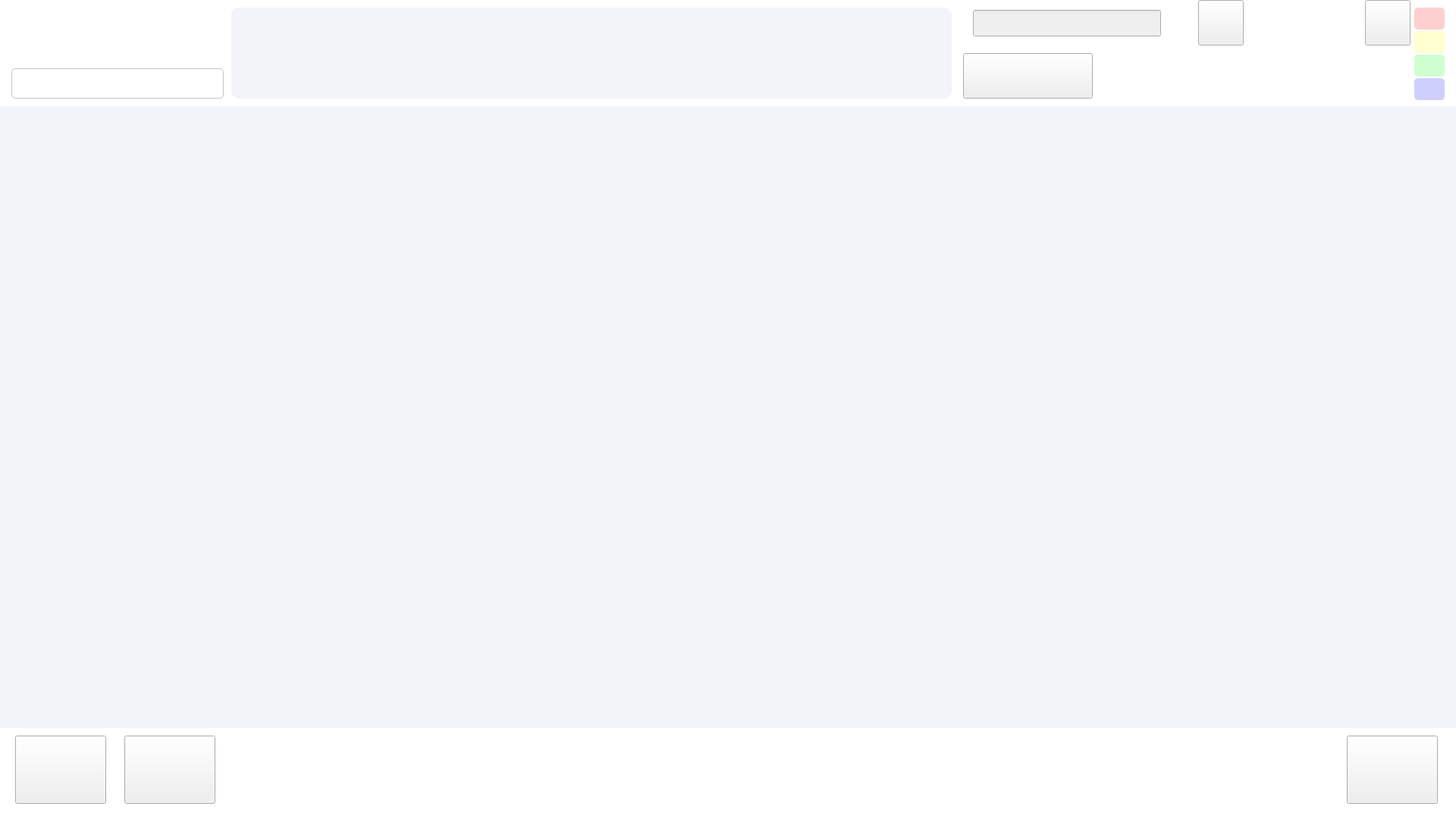
<?xml version="1.0" encoding="UTF-8"?>
<ui version="4.0">
 <class>MainWindow</class>
 <widget class="QMainWindow" name="MainWindow">
  <property name="geometry">
   <rect>
    <x>0</x>
    <y>0</y>
    <width>1920</width>
    <height>1080</height>
   </rect>
  </property>
  <property name="minimumSize">
   <size>
    <width>1920</width>
    <height>1080</height>
   </size>
  </property>
  <property name="maximumSize">
   <size>
    <width>1920</width>
    <height>1080</height>
   </size>
  </property>
  <property name="windowTitle">
   <string>MainWindow</string>
  </property>
  <widget class="QWidget" name="centralwidget">
   <layout class="QGridLayout" name="gridLayout">
    <property name="leftMargin">
     <number>0</number>
    </property>
    <property name="topMargin">
     <number>0</number>
    </property>
    <property name="rightMargin">
     <number>0</number>
    </property>
    <property name="bottomMargin">
     <number>0</number>
    </property>
    <property name="spacing">
     <number>0</number>
    </property>
    <item row="0" column="0">
     <widget class="QFrame" name="frame_Title">
      <property name="minimumSize">
       <size>
        <width>0</width>
        <height>140</height>
       </size>
      </property>
      <property name="maximumSize">
       <size>
        <width>16777215</width>
        <height>140</height>
       </size>
      </property>
      <property name="styleSheet">
       <string notr="true">QFrame{
    background-color:#FFFFFF;
    border:none;
}</string>
      </property>
      <property name="frameShape">
       <enum>QFrame::StyledPanel</enum>
      </property>
      <property name="frameShadow">
       <enum>QFrame::Raised</enum>
      </property>
      <layout class="QHBoxLayout" name="horizontalLayout_13">
       <property name="spacing">
        <number>0</number>
       </property>
       <property name="leftMargin">
        <number>0</number>
       </property>
       <property name="topMargin">
        <number>0</number>
       </property>
       <property name="rightMargin">
        <number>0</number>
       </property>
       <property name="bottomMargin">
        <number>0</number>
       </property>
       <item>
        <layout class="QVBoxLayout" name="verticalLayout_5">
         <item>
          <widget class="QLabel" name="lbl_Logo">
           <property name="minimumSize">
            <size>
             <width>300</width>
             <height>80</height>
            </size>
           </property>
           <property name="maximumSize">
            <size>
             <width>16777215</width>
             <height>16777215</height>
            </size>
           </property>
           <property name="font">
            <font>
             <family>Times New Roman</family>
             <pointsize>24</pointsize>
            </font>
           </property>
           <property name="autoFillBackground">
            <bool>false</bool>
           </property>
           <property name="styleSheet">
            <string notr="true">QLabel{
	image: url(:/image/iStarLogo.png);
	background-color:transparent;
}
</string>
           </property>
           <property name="text">
            <string/>
           </property>
          </widget>
         </item>
         <item>
          <layout class="QHBoxLayout" name="horizontalLayout_4">
           <property name="spacing">
            <number>10</number>
           </property>
           <property name="leftMargin">
            <number>15</number>
           </property>
           <property name="topMargin">
            <number>0</number>
           </property>
           <property name="rightMargin">
            <number>5</number>
           </property>
           <property name="bottomMargin">
            <number>10</number>
           </property>
           <item>
            <widget class="QLabel" name="lbl_DateTime">
             <property name="minimumSize">
              <size>
               <width>150</width>
               <height>40</height>
              </size>
             </property>
             <property name="maximumSize">
              <size>
               <width>16777215</width>
               <height>40</height>
              </size>
             </property>
             <property name="font">
              <font>
               <family>Times New Roman</family>
               <pointsize>18</pointsize>
              </font>
             </property>
             <property name="layoutDirection">
              <enum>Qt::RightToLeft</enum>
             </property>
             <property name="styleSheet">
              <string notr="true">QLabel{
	border:1px solid rgb(196,196,196);
    border-radius:5px;
	background-color:transparent;
}
</string>
             </property>
             <property name="text">
              <string/>
             </property>
             <property name="alignment">
              <set>Qt::AlignCenter</set>
             </property>
            </widget>
           </item>
          </layout>
         </item>
        </layout>
       </item>
       <item>
        <layout class="QHBoxLayout" name="horizontalLayout_12">
         <property name="spacing">
          <number>0</number>
         </property>
         <property name="leftMargin">
          <number>5</number>
         </property>
         <property name="topMargin">
          <number>10</number>
         </property>
         <property name="rightMargin">
          <number>5</number>
         </property>
         <property name="bottomMargin">
          <number>10</number>
         </property>
         <item>
          <widget class="QTextEdit" name="Ted_Message">
           <property name="styleSheet">
            <string notr="true">QTextEdit{
	border-radius:10;
	background-color:#F3F4FA;
}</string>
           </property>
          </widget>
         </item>
        </layout>
       </item>
       <item>
        <layout class="QHBoxLayout" name="horizontalLayout_14">
         <item>
          <widget class="QFrame" name="frame">
           <property name="minimumSize">
            <size>
             <width>600</width>
             <height>0</height>
            </size>
           </property>
           <property name="frameShape">
            <enum>QFrame::StyledPanel</enum>
           </property>
           <property name="frameShadow">
            <enum>QFrame::Raised</enum>
           </property>
           <widget class="QPushButton" name="btn_Exit">
            <property name="geometry">
             <rect>
              <x>540</x>
              <y>0</y>
              <width>60</width>
              <height>60</height>
             </rect>
            </property>
            <property name="text">
             <string/>
            </property>
           </widget>
           <widget class="QPushButton" name="btn_Login">
            <property name="geometry">
             <rect>
              <x>320</x>
              <y>0</y>
              <width>60</width>
              <height>60</height>
             </rect>
            </property>
            <property name="text">
             <string/>
            </property>
           </widget>
           <widget class="QLabel" name="lbl_UserName">
            <property name="geometry">
             <rect>
              <x>380</x>
              <y>15</y>
              <width>151</width>
              <height>31</height>
             </rect>
            </property>
            <property name="font">
             <font>
              <family>HarmonyOS Sans</family>
              <pointsize>14</pointsize>
             </font>
            </property>
            <property name="text">
             <string/>
            </property>
            <property name="alignment">
             <set>Qt::AlignLeading|Qt::AlignLeft|Qt::AlignVCenter</set>
            </property>
           </widget>
           <widget class="QPushButton" name="btn_ServerConnectState">
            <property name="enabled">
             <bool>true</bool>
            </property>
            <property name="geometry">
             <rect>
              <x>10</x>
              <y>70</y>
              <width>171</width>
              <height>60</height>
             </rect>
            </property>
            <property name="text">
             <string/>
            </property>
            <property name="checkable">
             <bool>true</bool>
            </property>
           </widget>
           <widget class="QWidget" name="layoutWidget">
            <property name="geometry">
             <rect>
              <x>10</x>
              <y>0</y>
              <width>261</width>
              <height>61</height>
             </rect>
            </property>
            <layout class="QGridLayout" name="gridLayout_2">
             <item row="0" column="0">
              <widget class="QLabel" name="lbl_MachineState">
               <property name="text">
                <string/>
               </property>
              </widget>
             </item>
             <item row="0" column="1">
              <widget class="QLineEdit" name="led_MachineState">
               <property name="enabled">
                <bool>false</bool>
               </property>
               <property name="font">
                <font>
                 <family>Agency FB</family>
                 <pointsize>14</pointsize>
                </font>
               </property>
               <property name="alignment">
                <set>Qt::AlignCenter</set>
               </property>
              </widget>
             </item>
            </layout>
           </widget>
          </widget>
         </item>
        </layout>
       </item>
       <item>
        <layout class="QVBoxLayout" name="verticalLayout_12">
         <property name="spacing">
          <number>2</number>
         </property>
         <property name="leftMargin">
          <number>5</number>
         </property>
         <property name="topMargin">
          <number>10</number>
         </property>
         <property name="rightMargin">
          <number>15</number>
         </property>
         <property name="bottomMargin">
          <number>5</number>
         </property>
         <item>
          <widget class="QPushButton" name="btn_RedLight">
           <property name="enabled">
            <bool>false</bool>
           </property>
           <property name="minimumSize">
            <size>
             <width>40</width>
             <height>29</height>
            </size>
           </property>
           <property name="maximumSize">
            <size>
             <width>40</width>
             <height>29</height>
            </size>
           </property>
           <property name="font">
            <font>
             <family>Times New Roman</family>
             <pointsize>12</pointsize>
            </font>
           </property>
           <property name="styleSheet">
            <string notr="true">QPushButton{   
    background-color: rgba(255, 0, 0, 48);
	border:none;
	border-radius:5px; 
}

QPushButton:checked{
	background-color: rgba(255, 0, 0, 128);
	border:none;
	border-radius:5px;
}</string>
           </property>
           <property name="text">
            <string/>
           </property>
           <property name="checkable">
            <bool>true</bool>
           </property>
          </widget>
         </item>
         <item>
          <widget class="QPushButton" name="btn_YellowLight">
           <property name="enabled">
            <bool>false</bool>
           </property>
           <property name="minimumSize">
            <size>
             <width>40</width>
             <height>29</height>
            </size>
           </property>
           <property name="maximumSize">
            <size>
             <width>40</width>
             <height>29</height>
            </size>
           </property>
           <property name="font">
            <font>
             <family>Times New Roman</family>
             <pointsize>12</pointsize>
            </font>
           </property>
           <property name="styleSheet">
            <string notr="true">QPushButton{   
    background-color: rgba(255,255,0,48);
	border:none;
	border-radius:5px; 
}

QPushButton:checked{
	background-color: rgba(255,255,0,128);
	border:none;
	border-radius:5px;
}</string>
           </property>
           <property name="text">
            <string/>
           </property>
           <property name="checkable">
            <bool>true</bool>
           </property>
          </widget>
         </item>
         <item>
          <widget class="QPushButton" name="btn_GreenLight">
           <property name="enabled">
            <bool>false</bool>
           </property>
           <property name="minimumSize">
            <size>
             <width>40</width>
             <height>29</height>
            </size>
           </property>
           <property name="maximumSize">
            <size>
             <width>40</width>
             <height>29</height>
            </size>
           </property>
           <property name="font">
            <font>
             <family>Times New Roman</family>
             <pointsize>12</pointsize>
            </font>
           </property>
           <property name="styleSheet">
            <string notr="true">QPushButton{   
    background-color: rgba(0,255,0,48);
	border:none;
	border-radius:5px; 
}

QPushButton:checked{
	background-color: rgba(0,255,0,128);
	border:none;
	border-radius:5px;
}</string>
           </property>
           <property name="text">
            <string/>
           </property>
           <property name="checkable">
            <bool>true</bool>
           </property>
           <property name="checked">
            <bool>false</bool>
           </property>
          </widget>
         </item>
         <item>
          <widget class="QPushButton" name="btn_BlueLight">
           <property name="enabled">
            <bool>false</bool>
           </property>
           <property name="minimumSize">
            <size>
             <width>40</width>
             <height>29</height>
            </size>
           </property>
           <property name="maximumSize">
            <size>
             <width>40</width>
             <height>29</height>
            </size>
           </property>
           <property name="font">
            <font>
             <family>Times New Roman</family>
             <pointsize>12</pointsize>
            </font>
           </property>
           <property name="styleSheet">
            <string notr="true">QPushButton{   
    background-color: rgba(0, 0, 255, 48);
	border:none;
	border-radius:5px; 
}

QPushButton:checked{
	background-color: rgba(0, 0, 255, 128);
	border:none;
	border-radius:5px;
}</string>
           </property>
           <property name="text">
            <string/>
           </property>
           <property name="checkable">
            <bool>true</bool>
           </property>
          </widget>
         </item>
         <item>
          <spacer name="verticalSpacer_4">
           <property name="orientation">
            <enum>Qt::Vertical</enum>
           </property>
           <property name="sizeHint" stdset="0">
            <size>
             <width>20</width>
             <height>40</height>
            </size>
           </property>
          </spacer>
         </item>
        </layout>
       </item>
      </layout>
     </widget>
    </item>
    <item row="1" column="0">
     <widget class="QFrame" name="frame_MainView">
      <property name="styleSheet">
       <string notr="true">QFrame{
    background-color:#F3F4FA;
    border:none;
}</string>
      </property>
      <property name="frameShape">
       <enum>QFrame::StyledPanel</enum>
      </property>
      <property name="frameShadow">
       <enum>QFrame::Raised</enum>
      </property>
      <layout class="QHBoxLayout" name="horizontalLayout_15">
       <property name="spacing">
        <number>0</number>
       </property>
       <property name="leftMargin">
        <number>0</number>
       </property>
       <property name="topMargin">
        <number>0</number>
       </property>
       <property name="rightMargin">
        <number>0</number>
       </property>
       <property name="bottomMargin">
        <number>0</number>
       </property>
       <item>
        <widget class="QWidget" name="widget" native="true">
         <property name="styleSheet">
          <string notr="true">QPushbutton{
	back
}</string>
         </property>
         <layout class="QGridLayout" name="gridLayout_4">
          <property name="leftMargin">
           <number>0</number>
          </property>
          <property name="topMargin">
           <number>0</number>
          </property>
          <property name="rightMargin">
           <number>0</number>
          </property>
          <property name="bottomMargin">
           <number>0</number>
          </property>
          <property name="spacing">
           <number>0</number>
          </property>
          <item row="0" column="0">
           <widget class="QStackedWidget" name="stackedWidget"/>
          </item>
         </layout>
        </widget>
       </item>
      </layout>
     </widget>
    </item>
    <item row="2" column="0">
     <widget class="QFrame" name="frame_NaviPanel">
      <property name="maximumSize">
       <size>
        <width>16777215</width>
        <height>120</height>
       </size>
      </property>
      <property name="styleSheet">
       <string notr="true">QFrame{
    background-color:#FFFFFF;
    border:none;
}</string>
      </property>
      <property name="frameShape">
       <enum>QFrame::StyledPanel</enum>
      </property>
      <property name="frameShadow">
       <enum>QFrame::Raised</enum>
      </property>
      <layout class="QHBoxLayout" name="horizontalLayout_5">
       <property name="spacing">
        <number>20</number>
       </property>
       <property name="leftMargin">
        <number>20</number>
       </property>
       <property name="topMargin">
        <number>0</number>
       </property>
       <property name="rightMargin">
        <number>20</number>
       </property>
       <property name="bottomMargin">
        <number>10</number>
       </property>
       <item>
        <layout class="QVBoxLayout" name="verticalLayout_4">
         <property name="spacing">
          <number>5</number>
         </property>
         <item>
          <layout class="QHBoxLayout" name="horizontalLayout_3">
           <property name="spacing">
            <number>0</number>
           </property>
           <item>
            <widget class="QPushButton" name="pushButton_6">
             <property name="maximumSize">
              <size>
               <width>16777215</width>
               <height>5</height>
              </size>
             </property>
             <property name="styleSheet">
              <string notr="true">QPushButton{
 border:none;
background-color:#FFFFFF;
}</string>
             </property>
             <property name="text">
              <string/>
             </property>
             <property name="flat">
              <bool>false</bool>
             </property>
            </widget>
           </item>
           <item>
            <widget class="QPushButton" name="btn_Recipes_Dec">
             <property name="minimumSize">
              <size>
               <width>60</width>
               <height>5</height>
              </size>
             </property>
             <property name="maximumSize">
              <size>
               <width>60</width>
               <height>5</height>
              </size>
             </property>
             <property name="styleSheet">
              <string notr="true">QPushButton{
	border:none;
	background-color:#FFFFFF;
}

QPushButton:checked{
	background-color:#4C70FA;
}</string>
             </property>
             <property name="text">
              <string/>
             </property>
             <property name="checkable">
              <bool>true</bool>
             </property>
            </widget>
           </item>
           <item>
            <widget class="QPushButton" name="pushButton_7">
             <property name="maximumSize">
              <size>
               <width>16777215</width>
               <height>5</height>
              </size>
             </property>
             <property name="styleSheet">
              <string notr="true">QPushButton{
 border:none;
background-color:#FFFFFF;
}</string>
             </property>
             <property name="text">
              <string/>
             </property>
             <property name="flat">
              <bool>false</bool>
             </property>
            </widget>
           </item>
          </layout>
         </item>
         <item>
          <widget class="NaviButton" name="btn_Recipes">
           <property name="enabled">
            <bool>true</bool>
           </property>
           <property name="minimumSize">
            <size>
             <width>120</width>
             <height>90</height>
            </size>
           </property>
           <property name="maximumSize">
            <size>
             <width>120</width>
             <height>90</height>
            </size>
           </property>
           <property name="text">
            <string/>
           </property>
           <property name="checkable">
            <bool>true</bool>
           </property>
           <attribute name="buttonGroup">
            <string notr="true">buttonGroup</string>
           </attribute>
          </widget>
         </item>
         <item>
          <spacer name="verticalSpacer_3">
           <property name="orientation">
            <enum>Qt::Vertical</enum>
           </property>
           <property name="sizeHint" stdset="0">
            <size>
             <width>71</width>
             <height>13</height>
            </size>
           </property>
          </spacer>
         </item>
        </layout>
       </item>
       <item>
        <layout class="QVBoxLayout" name="verticalLayout_8">
         <property name="spacing">
          <number>5</number>
         </property>
         <item>
          <layout class="QHBoxLayout" name="horizontalLayout_8">
           <property name="spacing">
            <number>0</number>
           </property>
           <item>
            <widget class="QPushButton" name="pushButton_14">
             <property name="maximumSize">
              <size>
               <width>16777215</width>
               <height>5</height>
              </size>
             </property>
             <property name="styleSheet">
              <string notr="true">QPushButton{
 border:none;
background-color:#FFFFFF;
}</string>
             </property>
             <property name="text">
              <string/>
             </property>
             <property name="flat">
              <bool>false</bool>
             </property>
            </widget>
           </item>
           <item>
            <widget class="QPushButton" name="btn_Setup_Dec">
             <property name="minimumSize">
              <size>
               <width>60</width>
               <height>5</height>
              </size>
             </property>
             <property name="maximumSize">
              <size>
               <width>60</width>
               <height>5</height>
              </size>
             </property>
             <property name="styleSheet">
              <string notr="true">QPushButton{
	border:none;
	background-color:#FFFFFF;
}

QPushButton:checked{
	background-color:#4C70FA;
}</string>
             </property>
             <property name="text">
              <string/>
             </property>
             <property name="checkable">
              <bool>true</bool>
             </property>
            </widget>
           </item>
           <item>
            <widget class="QPushButton" name="pushButton_15">
             <property name="maximumSize">
              <size>
               <width>16777215</width>
               <height>5</height>
              </size>
             </property>
             <property name="styleSheet">
              <string notr="true">QPushButton{
 border:none;
background-color:#FFFFFF;
}</string>
             </property>
             <property name="text">
              <string/>
             </property>
             <property name="flat">
              <bool>false</bool>
             </property>
            </widget>
           </item>
          </layout>
         </item>
         <item>
          <widget class="NaviButton" name="btn_Setup">
           <property name="enabled">
            <bool>true</bool>
           </property>
           <property name="minimumSize">
            <size>
             <width>120</width>
             <height>90</height>
            </size>
           </property>
           <property name="maximumSize">
            <size>
             <width>120</width>
             <height>90</height>
            </size>
           </property>
           <property name="text">
            <string/>
           </property>
           <property name="checkable">
            <bool>true</bool>
           </property>
           <attribute name="buttonGroup">
            <string notr="true">buttonGroup</string>
           </attribute>
          </widget>
         </item>
         <item>
          <spacer name="verticalSpacer_7">
           <property name="orientation">
            <enum>Qt::Vertical</enum>
           </property>
           <property name="sizeHint" stdset="0">
            <size>
             <width>71</width>
             <height>13</height>
            </size>
           </property>
          </spacer>
         </item>
        </layout>
       </item>
       <item>
        <spacer name="horizontalSpacer">
         <property name="orientation">
          <enum>Qt::Horizontal</enum>
         </property>
         <property name="sizeHint" stdset="0">
          <size>
           <width>599</width>
           <height>20</height>
          </size>
         </property>
        </spacer>
       </item>
       <item>
        <layout class="QVBoxLayout" name="verticalLayout_10">
         <property name="spacing">
          <number>5</number>
         </property>
         <item>
          <layout class="QHBoxLayout" name="horizontalLayout_10">
           <property name="spacing">
            <number>0</number>
           </property>
           <item>
            <widget class="QPushButton" name="pushButton_18">
             <property name="maximumSize">
              <size>
               <width>16777215</width>
               <height>5</height>
              </size>
             </property>
             <property name="styleSheet">
              <string notr="true">QPushButton{
 border:none;
background-color:#FFFFFF;
}</string>
             </property>
             <property name="text">
              <string/>
             </property>
             <property name="flat">
              <bool>false</bool>
             </property>
            </widget>
           </item>
           <item>
            <widget class="QPushButton" name="btn_Help_Dec">
             <property name="minimumSize">
              <size>
               <width>60</width>
               <height>5</height>
              </size>
             </property>
             <property name="maximumSize">
              <size>
               <width>60</width>
               <height>5</height>
              </size>
             </property>
             <property name="styleSheet">
              <string notr="true">QPushButton{
	border:none;
	background-color:#FFFFFF;
}

QPushButton:checked{
	background-color:#4C70FA;
}</string>
             </property>
             <property name="text">
              <string/>
             </property>
             <property name="checkable">
              <bool>true</bool>
             </property>
            </widget>
           </item>
           <item>
            <widget class="QPushButton" name="pushButton_19">
             <property name="maximumSize">
              <size>
               <width>16777215</width>
               <height>5</height>
              </size>
             </property>
             <property name="styleSheet">
              <string notr="true">QPushButton{
 border:none;
background-color:#FFFFFF;
}</string>
             </property>
             <property name="text">
              <string/>
             </property>
             <property name="flat">
              <bool>false</bool>
             </property>
            </widget>
           </item>
          </layout>
         </item>
         <item>
          <widget class="NaviButton" name="btn_Help">
           <property name="enabled">
            <bool>true</bool>
           </property>
           <property name="minimumSize">
            <size>
             <width>120</width>
             <height>90</height>
            </size>
           </property>
           <property name="maximumSize">
            <size>
             <width>120</width>
             <height>90</height>
            </size>
           </property>
           <property name="text">
            <string/>
           </property>
           <property name="checkable">
            <bool>true</bool>
           </property>
           <attribute name="buttonGroup">
            <string notr="true">buttonGroup</string>
           </attribute>
          </widget>
         </item>
         <item>
          <spacer name="verticalSpacer_9">
           <property name="orientation">
            <enum>Qt::Vertical</enum>
           </property>
           <property name="sizeHint" stdset="0">
            <size>
             <width>71</width>
             <height>13</height>
            </size>
           </property>
          </spacer>
         </item>
        </layout>
       </item>
      </layout>
     </widget>
    </item>
   </layout>
   <zorder>frame_MainView</zorder>
   <zorder>frame_Title</zorder>
   <zorder>frame_NaviPanel</zorder>
  </widget>
 </widget>
 <customwidgets>
  <customwidget>
   <class>NaviButton</class>
   <extends>QPushButton</extends>
   <header>AuthorityComponent/navibutton.h</header>
  </customwidget>
 </customwidgets>
 <resources/>
 <connections>
  <connection>
   <sender>btn_Recipes</sender>
   <signal>toggled(bool)</signal>
   <receiver>btn_Recipes_Dec</receiver>
   <slot>setChecked(bool)</slot>
   <hints>
    <hint type="sourcelabel">
     <x>364</x>
     <y>1017</y>
    </hint>
    <hint type="destinationlabel">
     <x>364</x>
     <y>964</y>
    </hint>
   </hints>
  </connection>
  <connection>
   <sender>btn_Setup</sender>
   <signal>toggled(bool)</signal>
   <receiver>btn_Setup_Dec</receiver>
   <slot>setChecked(bool)</slot>
   <hints>
    <hint type="sourcelabel">
     <x>790</x>
     <y>1017</y>
    </hint>
    <hint type="destinationlabel">
     <x>790</x>
     <y>964</y>
    </hint>
   </hints>
  </connection>
  <connection>
   <sender>btn_Help</sender>
   <signal>toggled(bool)</signal>
   <receiver>btn_Help_Dec</receiver>
   <slot>setChecked(bool)</slot>
   <hints>
    <hint type="sourcelabel">
     <x>1838</x>
     <y>1017</y>
    </hint>
    <hint type="destinationlabel">
     <x>1838</x>
     <y>964</y>
    </hint>
   </hints>
  </connection>
 </connections>
 <buttongroups>
  <buttongroup name="buttonGroup"/>
 </buttongroups>
</ui>
